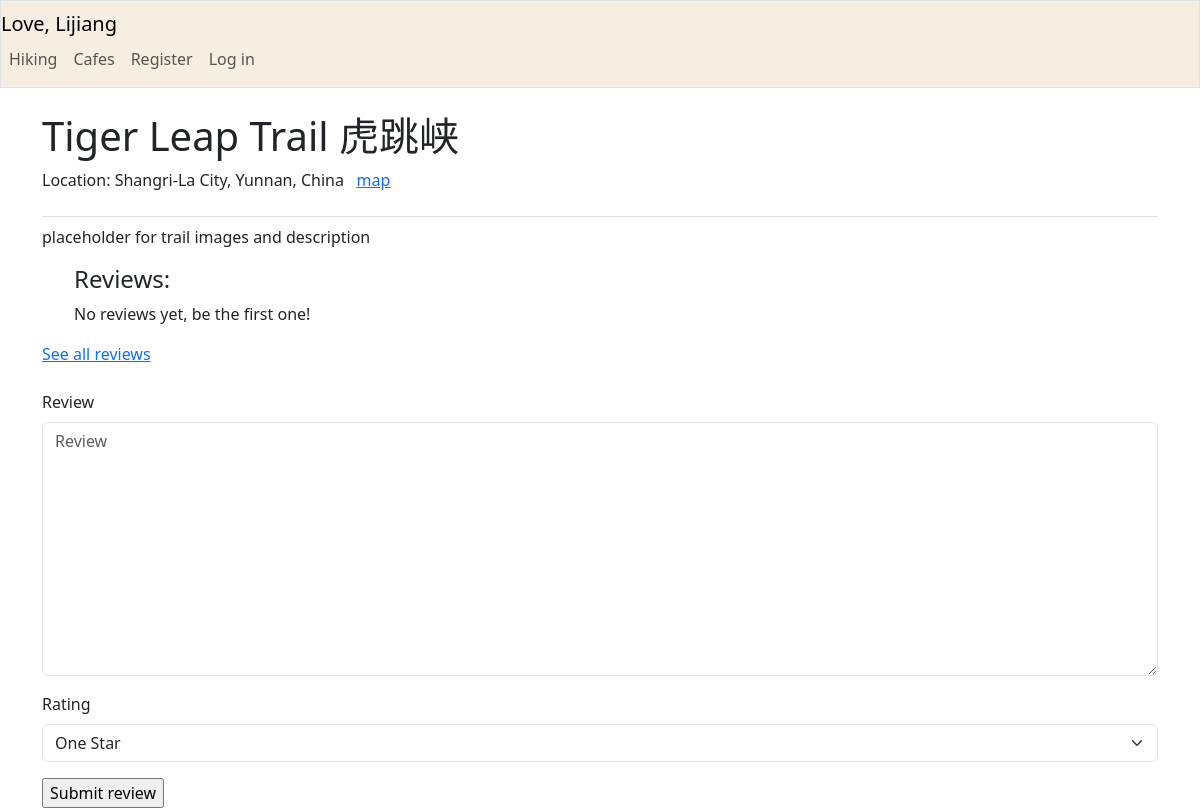
The app's page /hiking/1, older data.
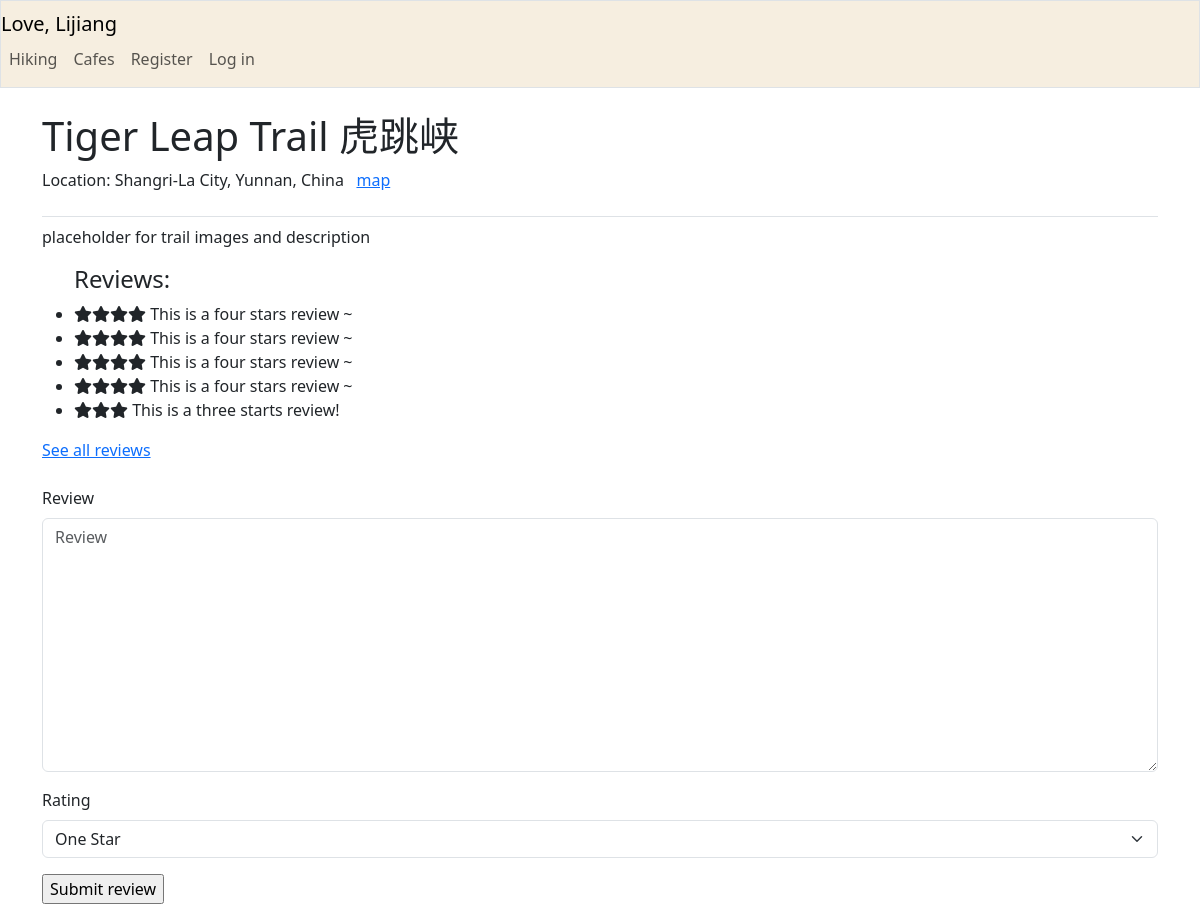
The same page, newer data.
### lijiang_guide/models.py (models this page shows)
class TrailReview(models.Model):
    RATING = [
        (1, 'One Star' ),
        (2, 'Two Stars'),
        (3, 'Three Stars'),
        (4, 'Four Stars'),
        (5, 'Five Stars'),
    ]
    user = models.ForeignKey(User, on_delete=models.SET_NULL, null=True)
    trail = models.ForeignKey(Hiking, on_delete=models.CASCADE)
    review = models.TextField()
    rating = models.IntegerField(choices=RATING, default=None)
    date = models.DateField(auto_now_add=True)
    class Meta:
        verbose_name_plural = "Trail Reviews"
    def __str__(self):
        if len(self.review) > 50:
            truncated_review = f"{self.review[:50]}..."
        else:
            truncated_review = self.review
        stars_html = ''.join(['<i class="fa-solid fa-star"></i>' for i in range(self.rating)])
        return f"{stars_html} {truncated_review}"

### lijiang_guide/views.py (the view, shortened to what this page needs)
# urls.py: path('hiking/<int:trail_id>', views.trail, name='trail'),
def trail(request, trail_id):
    trail = Hiking.objects.get(id=trail_id)
    latest_reviews = TrailReview.objects.filter(trail=trail).order_by('-date')[:5]
    if request.method != 'POST':
        form = TrailReviewForm
    return render(request, 'lijiang_guide/trail.html', {
        'trail': trail,
        'form': form,
        'latest_reviews': latest_reviews,
    })

### lijiang_guide/models.py (called while the page is built)
    def __str__(self):
        return self.name

### lijiang_guide/templates/lijiang_guide/trail.html (shortened to what this page needs)
{% extends 'lijiang_guide/base.html' %}
{% load static %}
{% load django_bootstrap5 %}
{% block page_header %}
  <h1>{{ trail }}</h1>
  <p>Location: {{ trail.location }} &nbsp; <a href="{{ cafe.google_map }}">map</a><span></p>
{% endblock page_header %}
{% block content %}
    <p>placeholder for trail images and description</p>
    <ul>
      <h4>Reviews:</h4>
      {% for review in latest_reviews %}
        <li>{{ review|safe }}</li>
      {% empty %}
        <p>No reviews yet, be the first one!</p>
      {% endfor %}
    </ul>
    <a href="{% url 'lijiang_guide:trail_reviews' trail.id %}">See all reviews</a>
    <br><br>
    <form action="{% url 'lijiang_guide:trail' trail.id %}" method="post">
      {% bootstrap_form form %}
      <input type="submit" value="Submit review">
    </form>
{% endblock content %}

Row changes from the older to the newer data that the page shows:
added TrailReview: review+rating "This is a four stars review ~"
added TrailReview: review+rating "This is a four stars review ~"
added TrailReview: review+rating "This is a four stars review ~"
added TrailReview: review+rating "This is a four stars review ~"
added TrailReview: review+rating "This is a three starts review!"
Text that changed along with them:
text no longer shown: "No reviews yet, be the first one!"
